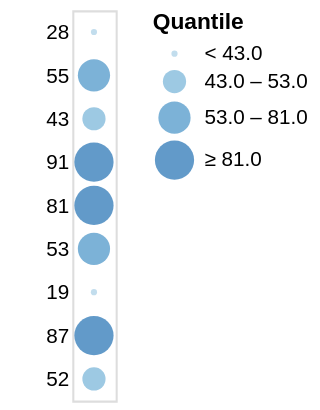

Specify this chart in Vega-Lite:
### Vega specification from a JSON file in a GitHub repository (floating-point values rounded to 4 significant figures)
{"$schema": "https://vega.github.io/schema/vega/v4.json", "description": "A simple bar chart with embedded data.", "autosize": "pad", "padding": 5, "width": 21, "style": "cell", "data": [{"name": "source_0", "values": [{"a": "A", "b": 28}, {"a": "B", "b": 55}, {"a": "C", "b": 43}, {"a": "D", "b": 91}, {"a": "E", "b": 81}, {"a": "F", "b": 53}, {"a": "G", "b": 19}, {"a": "H", "b": 87}, {"a": "I", "b": 52}]}], "signals": [{"name": "y_step", "value": 21}, {"name": "height", "update": "bandspace(domain('y').length, 1, 0.5) * y_step"}], "marks": [{"name": "marks", "type": "symbol", "style": ["circle"], "from": {"data": "source_0"}, "encode": {"update": {"opacity": {"value": 0.7}, "fill": [{"test": "datum[\"b\"] === null || isNaN(datum[\"b\"])", "value": null}, {"scale": "color", "field": "b"}], "tooltip": {"signal": "{\"b\": ''+datum[\"b\"], \"Quantile\": format(datum[\"b\"], \"\")}"}, "x": {"signal": "width", "mult": 0.5}, "y": {"scale": "y", "field": "b"}, "size": {"scale": "size", "field": "b"}, "shape": {"value": "circle"}}}}], "scales": [{"name": "y", "type": "point", "domain": {"data": "source_0", "field": "b"}, "range": {"step": {"signal": "y_step"}}, "padding": 0.5}, {"name": "color", "type": "quantile", "domain": {"data": "source_0", "field": "b"}, "range": {"scheme": "blues", "count": 4}}, {"name": "size", "type": "quantile", "domain": {"data": "source_0", "field": "b"}, "range": [9, 126.3, 243.7, 361]}], "axes": [{"scale": "y", "orient": "left", "grid": false, "domain": false, "ticks": false, "zindex": 1}], "legends": [{"title": "Quantile", "fill": "color", "gradientLength": {"signal": "min(max(height, 100), 200)"}, "labelOverlap": "greedy", "encode": {"symbols": {"update": {"shape": {"value": "circle"}, "opacity": {"value": 0.7}}}}, "size": "size"}], "config": {"axisY": {"minExtent": 30}}}
